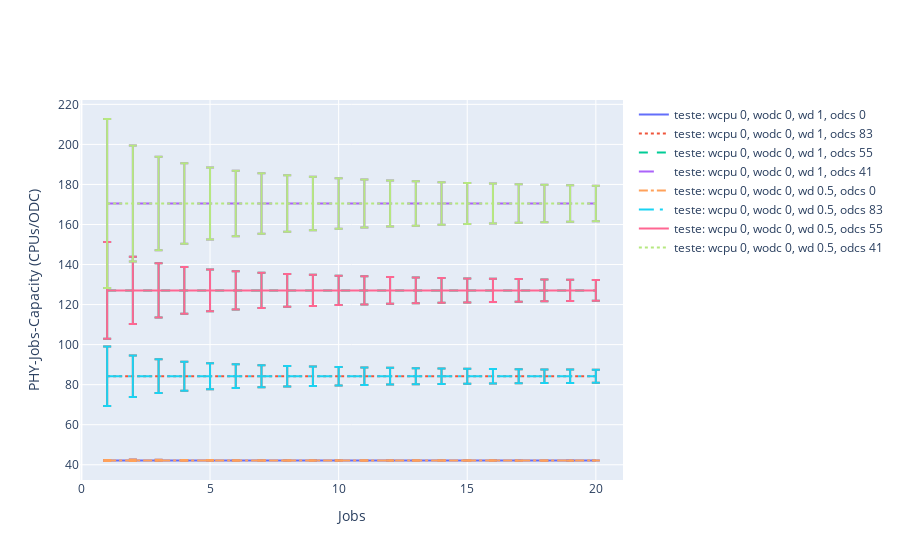
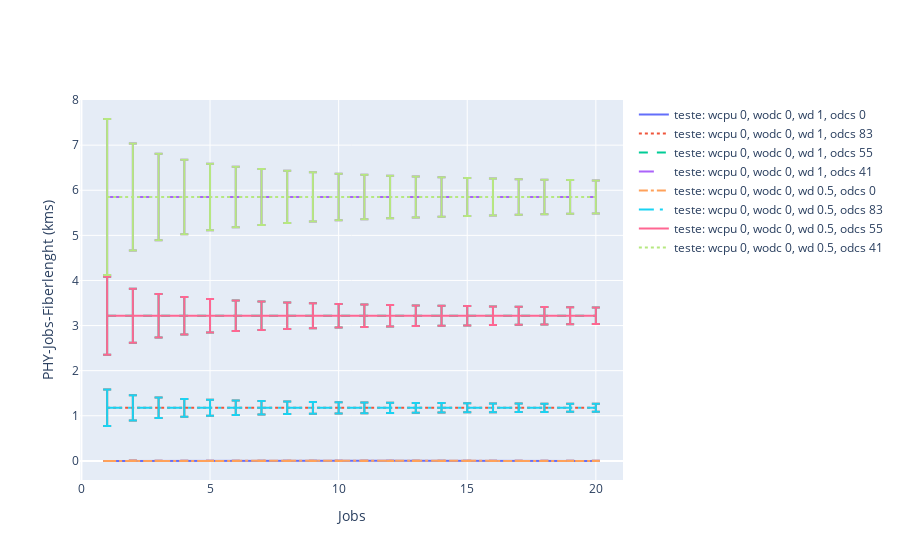

These figures' notebook cell, in order:
### Markdown cell above
### Exemplo

### Code cell
#Windows:
#%cd $opath\ScriptsPlot
#%run ConvergencePlot -f "NrMmtc_SimPerScriptCampaign_UlTdd_Prbs96_ueNumScenario84.yaml" -p $opath\results_cluster_NrMmtc_SimPerScriptCampaign_UlTdd_Prbs96_ueNumScenario84_Lambda

#Linux:
%run ConvergencePlot -j "20" -f "Placement_Recife_Case_1_2_cluster.yaml" -p '/home/oai-ufrn/Repositories/open_ran_datacenter_placement/Results/results_Placement_Recife_Case_1_2_cluster_odcs/'
